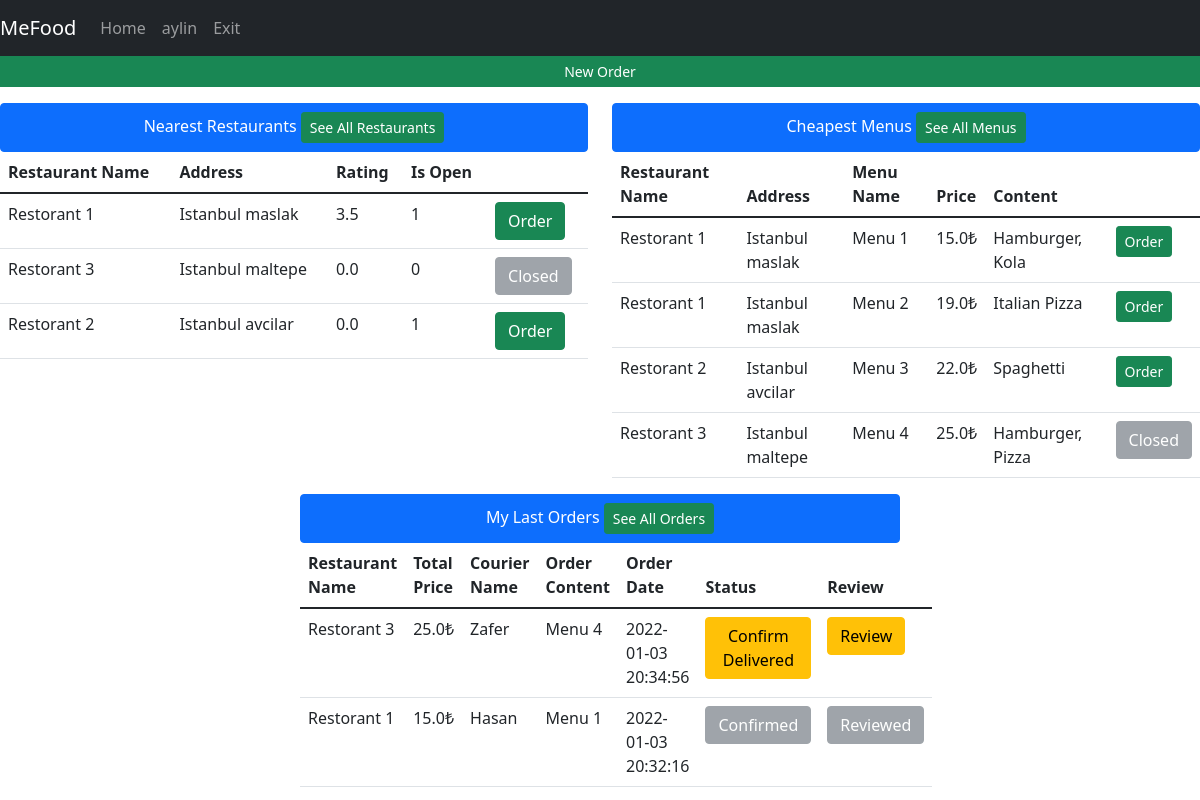
The page /home (signed in) on the database its author committed.
### tables this page shows
CREATE TABLE restaurant(id INTEGER PRIMARY KEY, restaurantName varchar(30),address varchar(250),lat Text,lng Text,isOpen binary,averageRating REAL);

CREATE TABLE menu(id INTEGER PRIMARY KEY,menuName varchar(30), price REAL, content TEXT, restaurantId int REFERENCES restaurant(id) ON UPDATE CASCADE);

CREATE TABLE foodOrder(id INTEGER PRIMARY KEY,content TEXT,orderDate Date DEFAULT (datetime('now','localtime')),totalPrice REAL, is_delivered INTEGER DEFAULT(0), is_reviewed INTEGER DEFAULT(0), restaurantId INTEGER, courierID int REFERENCES couriers(id) ON UPDATE CASCADE, userUserName varchar(30) REFERENCES users(username) ON UPDATE CASCADE, FOREIGN KEY(restaurantId) REFERENCES restaurant(id));

CREATE TABLE couriers(id INTEGER PRIMARY KEY,name TEXT,is_available TEXT,lat REAL,lng, orderId int REFERENCES foodOrder(id) ON UPDATE CASCADE);

### app.py (the view, shortened to what this page needs)
@app.route("/home", methods=["GET", "POST"])
def homeView():
    with sqlite3.connect(DATABASE) as database:
        cursor = database.cursor()
    if not session.get('logged_in'):
        return render_template('auth/login.html', title='Login')
    if session["user_type"] == 1:
        data = getAllDbData(toGet=["users", "restaurant", "couriers", "menu","orders", "reviews", "extras"], limit=5)
        session["isFiltered"], session["filteredData"] = False, {}
        return render_template('admin/adminHome.html', title='Admin Page', username=session["username"], data=data)
    else:
        data = getUserViewData()
        return render_template('user/homePage.html', title='Home', username=session["username"], data=data)

### templates/user/homePage.html (shortened to what this page needs)
{% extends 'base.html' %}
{% block navbar %}
<nav class="navbar navbar-expand-lg navbar-dark bg-dark">
    <a class="navbar-brand" href="/home">MeFood</a>
    <div class="collapse navbar-collapse" id="navbarNav">
        <ul class="navbar-nav">
          <li class="nav-item active"><a class="nav-link" href="/">Home</a></li>
          <li class="nav-item active"><a class="nav-link" href="/userSettings">{{username}}</a></li>
          <li class="nav-item active"><a class="nav-link" href="/exit">Exit</a></li>
        </ul>
    </div>
</nav>
{% endblock %}
{% block body %}
    <div class="row">
    <a class="btn btn-sm btn-success" href="/selectRestaurant"> New Order </a>
    </div>
    <center>
     <div class="row mt-3">
     <div class="col-md-6">
         <ul class="list-group">
          <li class="list-group-item active">Nearest Restaurants <a href="/selectRestaurant" class="btn btn-sm btn-success">See All Restaurants</a></li>
         </ul>
         <form action="/selectMenu" method="POST">
         <table class="table table-hover">
              <thead>
                <tr>
                  <th scope="col">Restaurant Name</th>
                  <th scope="col">Address</th>
                  <th scope="col">Rating</th>
                  <th scope="col">Is Open</th>
                  <th scope="col"></th>
                </tr>
              </thead>
              <tbody>
              {%for i in range(data["near_restaurants"]|length)%}
                <tr>
                  <td>{{ data["near_restaurants"][i][2] }}</td>
                  <td>{{ data["near_restaurants"][i][3] }}</td>
                  <td>{{ data["near_restaurants"][i][7] }}</td>
                  <td>{{ data["near_restaurants"][i][6] }}</td>
                  {% if data["near_restaurants"][i][6] == 0 %}
                <td>
                  <button type="submit" disabled name="selectedRestaurant" value='{{ data["near_restaurants"][i][1] }}' class="btn btn-secondary">Closed</button>
                </td>
                {% else %}
                <td>
                  <button type="submit"  name="selectedRestaurant" value='{{ data["near_restaurants"][i][1] }}' class="btn btn-success">Order</button>
                </td>
                {% endif %}
                </tr>
              {%endfor%}
              </tbody>
         </table>
         </form>
     </div>
     <div class="col-md-6">
         <ul class="list-group">
          <li class="list-group-item active">Cheapest Menus <a href="/menus" class="btn btn-sm btn-success">See All Menus</a></li>
          </ul>
         <form action="/selectMenu" method="POST">
         <table class="table table-hover">
              <thead>
                <tr>
                  <th scope="col">Restaurant Name</th>
                  <th scope="col">Address</th>
                  <th scope="col">Menu Name</th>
                  <th scope="col">Price</th>
                  <th scope="col">Content</th>
                </tr>
              </thead>
              <tbody>
              {%for i in range(data["cheap_menus"]|length)%}
                <tr>
                  <td>{{ data["cheap_menus"][i][0] }}</td>
                  <td>{{ data["cheap_menus"][i][1] }}</td>
                  <td>{{ data["cheap_menus"][i][2] }} </td>
                  <td>{{ data["cheap_menus"][i][3] }}₺</td>
                  <td>{{ data["cheap_menus"][i][6] }} </td>
                  {% if data["cheap_menus"][i][7] == 0 %}
                        <td><button class="btn btn-secondary" disabled name="selectedMenu" value="{{ data["cheap_menus"][i][4] }}">Closed</button></td>
                    {% else %}
                        <td><button class="btn btn-sm btn-success" name="selectedMenu" value="{{ data["cheap_menus"][i][4] }}">Order</button></td>
                    {% endif %}
                </tr>
              {%endfor%}
              </tbody>
         </table>
         </form>
     </div>
 </div>
        </center>
 <center>
     <div class="col-md-6">
         <ul class="list-group">
          <li class="list-group-item active">My Last Orders <a href="/myOrders" class="btn btn-sm btn-success">See All Orders</a></li>
          </ul>
         <form action="/home" method="POST">
         <table class="table table-hover">
              <thead>
                <tr>
                  <th scope="col">Restaurant Name</th>
                  <th scope="col">Total Price</th>
                  <th scope="col">Courier Name</th>
                  <th scope="col">Order Content</th>
                  <th scope="col">Order Date</th>
                  <th scope="col">Status</th>
                  <th scope="col">Review</th>
                </tr>
              </thead>
              <tbody>
              {%for i in range(data["orders"]|length)%}
                <tr>
                  <td>{{ data["orders"][i][6] }} </td>
                  <td>{{ data["orders"][i][0] }}₺</td>
                  <td>{{ data["orders"][i][2] }}</td>
                  <td>{{ data["orders"][i][3] }}</td>
                  <td>{{ data["orders"][i][1] }}</td>
                    {% if data["orders"][i][5] == 1 %}
                        <td><button class="btn btn-secondary" disabled name="confirmedOrder" value="{{data['orders'][i][4]}}">Confirmed</button></td>
                    {% else %}
                        <td><button class="btn btn-warning" name="confirmedOrder" value="{{data['orders'][i][4]}}">Confirm Delivered</button></td>
                    {% endif %}
                    {% if data["orders"][i][7] == 1 %}
                        <td><button class="btn btn-secondary" disabled name="confirmedOrder" value="{{data['orders'][i][4]}}">Reviewed</button></td>
                    {% else %}
                        <td><a href="/reviewRestaurant?restId={{ data['orders'][i][8] }}&foodOrderId={{ data['orders'][i][4] }}" class="btn btn-warning" name="confirmedOrder" value="{{data['orders'][i][4]}}">Review</a></td>
                    {% endif %}
                </tr>
              {%endfor%}
              </tbody>
         </table>
         </form>
     </div>
 </center>
{% endblock %}

### rows shown on the page
restaurant: restaurantName "Restorant 1", address "Istanbul maslak", averageRating "3.5", isOpen "1", restaurantName "Restorant 1" "Restorant 1", address "Istanbul maslak" "Istanbul maslak", restaurantName "Restorant 1"
restaurant: restaurantName "Restorant 3", address "Istanbul maltepe", averageRating "0.0", isOpen "0", restaurantName "Restorant 3", address "Istanbul maltepe", restaurantName "Restorant 3"
restaurant: restaurantName "Restorant 2", address "Istanbul avcilar", averageRating "0.0", isOpen "1", restaurantName "Restorant 2", address "Istanbul avcilar"
menu: menuName "Menu 1", price "15.0", content "Hamburger, Kola"
menu: menuName "Menu 2", price "19.0", content "Italian Pizza"
menu: menuName "Menu 3", price "22.0", content "Spaghetti"
menu: menuName "Menu 4", price "25.0", content "Hamburger, Pizza"
foodOrder: totalPrice "25.0", content "Menu 4", orderDate "2022-01-03 20:34:56"
couriers: name "Zafer"
foodOrder: totalPrice "15.0", content "Menu 1", orderDate "2022-01-03 20:32:16"
couriers: name "Hasan"

### other values the page prints
{{ username }} "aylin"
